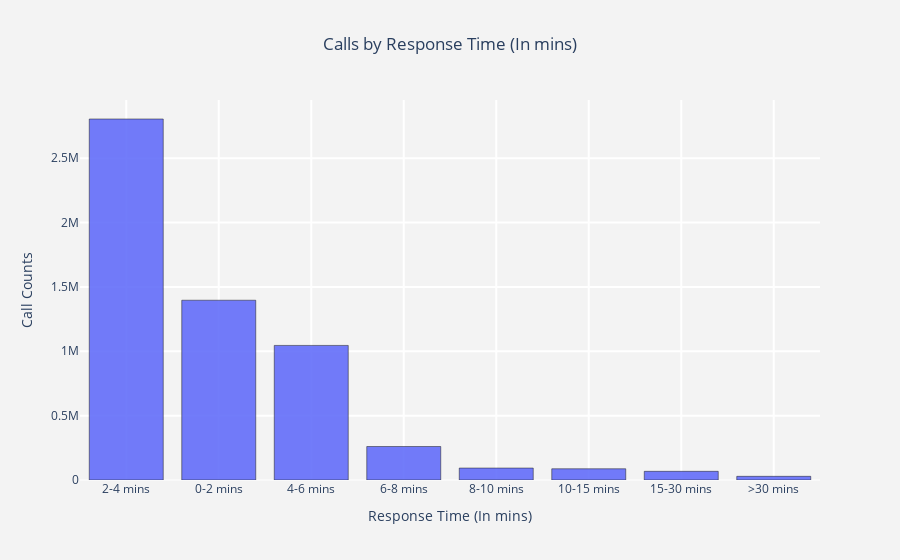

Notebook code for this chart:
### Markdown cell above
### Fire Calls by Response Time (In mins)

### Code cell
tg_ch  =  df["binning_response_time"].value_counts().reset_index()
tg_ch.columns  = ["binning_response_time","count"]

trace1 = go.Bar(x = tg_ch["binning_response_time"]  , y = tg_ch["count"],
                name = "Calls by Response Time (In mins)",
                marker = dict(line = dict(width = .5,color = "black")),
                opacity = .9)

layout = go.Layout(dict(title = "Calls by Response Time (In mins)", title_x=0.5,
                        plot_bgcolor  = "rgb(243,243,243)",
                        paper_bgcolor = "rgb(243,243,243)",
                        xaxis = dict(gridcolor = 'rgb(255, 255, 255)',
                                     title = "Response Time (In mins)",
                                     zerolinewidth=1,ticklen=5,gridwidth=2),
                        yaxis = dict(gridcolor = 'rgb(255, 255, 255)',
                                     title = "Call Counts",
                                     zerolinewidth=1,ticklen=5,gridwidth=2),
                       )
                  )

data = [trace1]
fig  = go.Figure(data=data,layout=layout)
py.iplot(fig)

### Figure 1 — Plotly figure (JSON) as saved in the notebook; plotly's stock layout.template omitted (floating-point values rounded to 4 significant figures)
{"data": [{"marker": {"line": {"color": "black", "width": 0.5}}, "name": "Calls by Response Time (In mins)", "opacity": 0.9, "type": "bar", "x": ["2-4 mins", "0-2 mins", "4-6 mins", "6-8 mins", "8-10 mins", "10-15 mins", "15-30 mins", ">30 mins"], "y": [2803952, 1396364, 1045410, 260252, 92832, 87252, 67343, 28418]}], "layout": {"paper_bgcolor": "rgb(243,243,243)", "plot_bgcolor": "rgb(243,243,243)", "title": {"text": "Calls by Response Time (In mins)", "x": 0.5}, "xaxis": {"gridcolor": "rgb(255, 255, 255)", "gridwidth": 2, "ticklen": 5, "title": {"text": "Response Time (In mins)"}, "zerolinewidth": 1}, "yaxis": {"gridcolor": "rgb(255, 255, 255)", "gridwidth": 2, "ticklen": 5, "title": {"text": "Call Counts"}, "zerolinewidth": 1}}}
